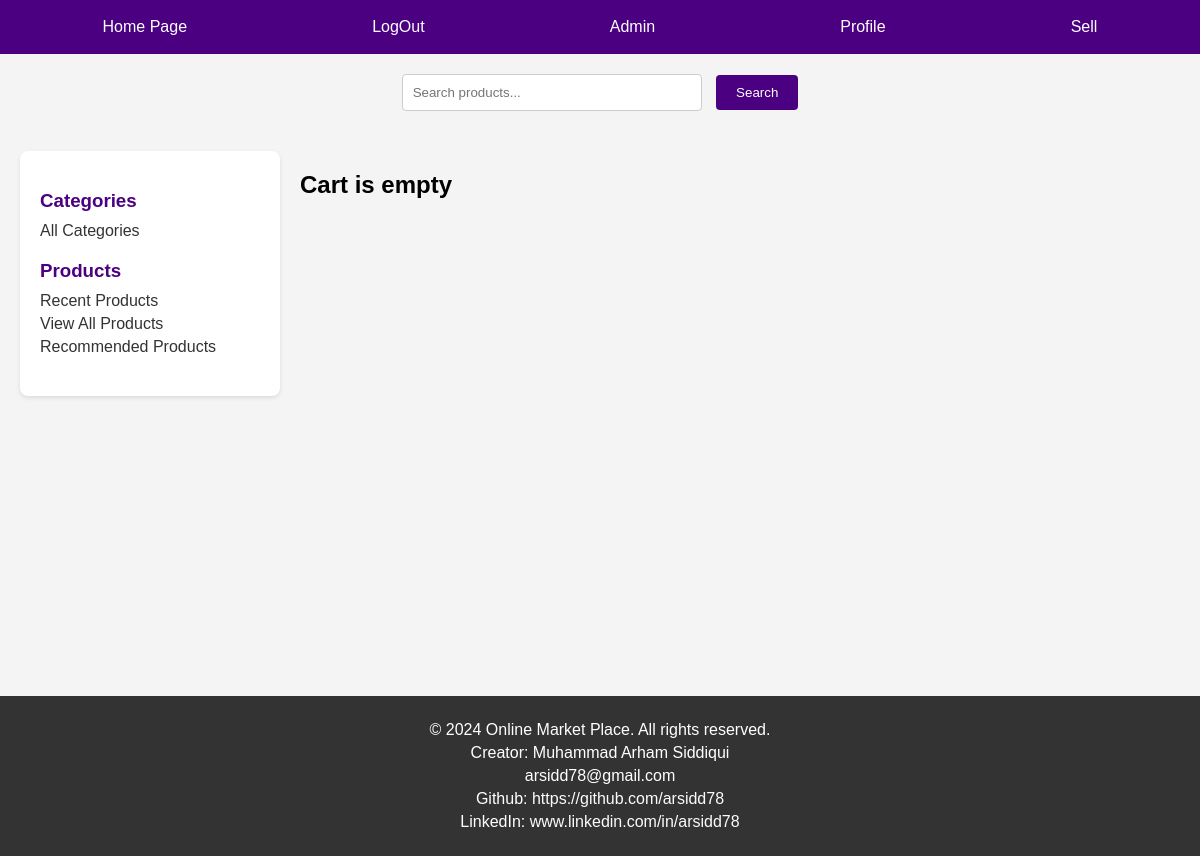
Page /member/cart_view/ (signed in) on the earlier database version.
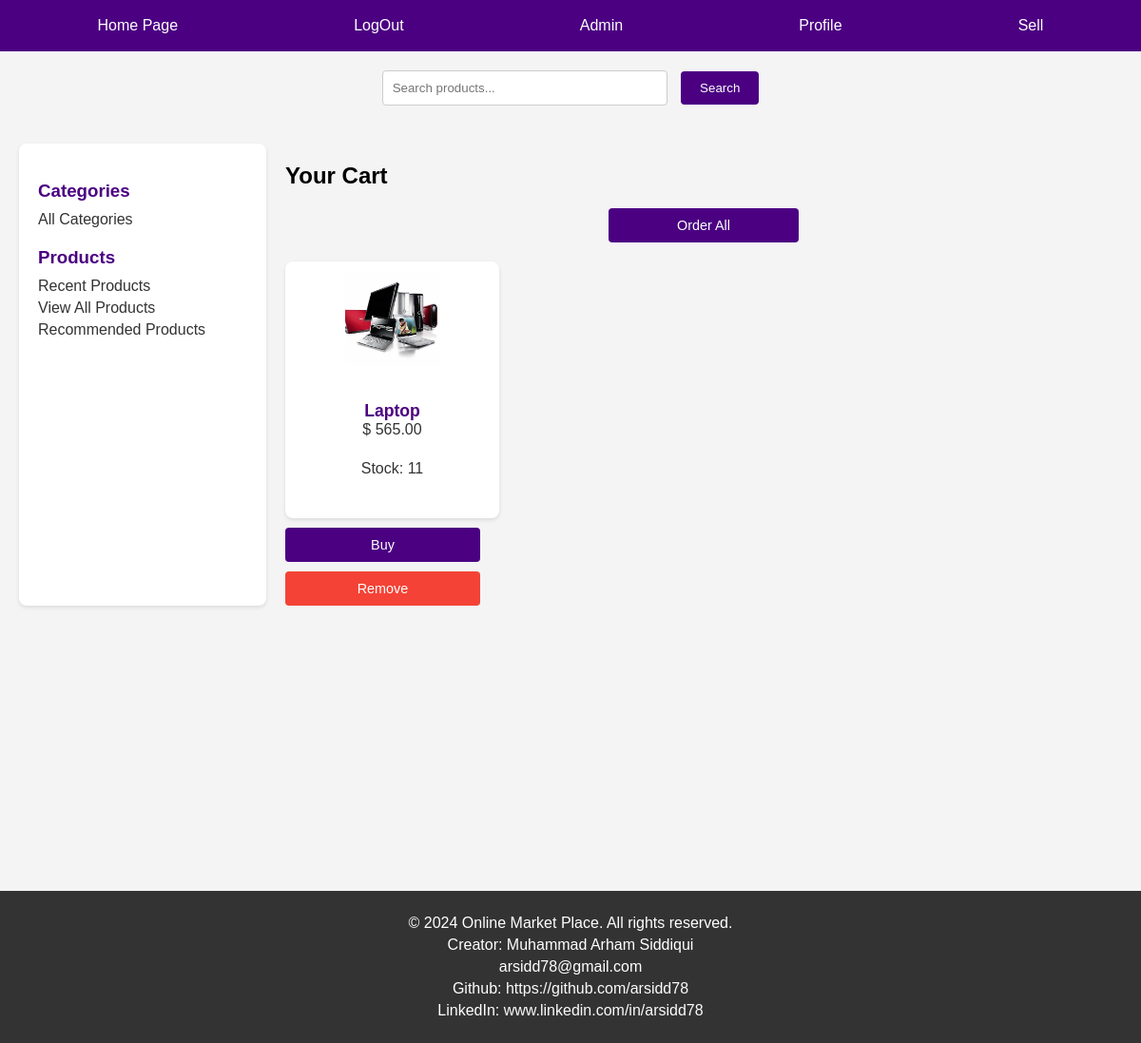
Same page on the later database version.
### product/models.py (models this page shows, shortened)
class Products(models.Model):
    name = models.ForeignKey(User,on_delete=models.CASCADE)
    product_name = models.CharField(max_length=200)
    product_description = models.TextField(max_length=500)
    product_price = models.DecimalField('Price',max_digits=7,decimal_places=2)
    product_discounted_price = models.DecimalField('Discounted Price',max_digits=7,decimal_places=2,null=True,blank=True)
    product_delivery_charge = models.IntegerField(default=0)
    product_tax_rate = models.DecimalField(decimal_places=3,max_digits=5, null= True, blank= True)
    product_specification = models.TextField(null= True, blank= True)
    product_posted_date = models.DateField( auto_now_add=True)
    product_images = models.ImageField(upload_to='products/')
    product_images2 = models.ImageField(null=True,blank=True,upload_to='products/')
    product_images3 = models.ImageField(null=True,blank=True,upload_to='products/')
    product_images4 = models.ImageField(null=True,blank=True,upload_to='products/')
    product_images5 = models.ImageField(null=True,blank=True,upload_to='products/')
    categories_choices = product_categories = {
    "ELECTRONICS": "Electronics",
    "CLOTHING & ACCESSORIES": "Clothing & Accessories",
    "HOME & KITCHEN": "Home & Kitchen",
    "BEAUTY & PERSONAL CARE": "Beauty & Personal Care",
    "HEALTH & FITNESS": "Health & Fitness",
    "TOYS & GAMES": "Toys & Games",
    "BOOKS & MEDIA": "Books & Media",
    "AUTOMOTIVE": "Automotive",
    "SPORTS & OUTDOORS": "Sports & Outdoors",
    "PET SUPPLIES": "Pet Supplies",
    "HOME APPLIANCES": "Home Appliances",
    "OFFICE SUPPLIES": "Office Supplies",
    "FURNITURE & DECOR": "Furniture & Decor",
    "JEWELRY & WATCHES": "Jewelry & Watches",
    "BABY & TODDLER": "Baby & Toddler",
    "FOOD & GROCERIES": "Food & Groceries",
    "ARTS & CRAFTS": "Arts & Crafts",
    "MUSICAL INSTRUMENTS": "Musical Instruments",
    "GARDEN & OUTDOOR LIVING": "Garden & Outdoor Living",
    "TRAVEL & LUGGAGE": "Travel & Luggage",
    "SMARTPHONE": "Smartphone",
    "LAPTOP": "Laptop",
    "CAMERA": "Camera",
    "TV": "TV",
    "HEADPHONE": "Headphone",
    "GADGET": "Gadget",
    "APPAREL": "Apparel",
    "BAG": "Bag",
    "JEWELRY": "Jewelry",
    "SUNGLASSES": "Sunglasses",
    "WATCH": "Watch",
    "HOME IMPROVEMENT": "Home Improvement",
    "DECOR": "Decor",
    "KITCHEN APPLIANCES": "Kitchen Appliances",
    "COOKWARE": "Cookware",
    "FURNITURE": "Furniture",
    "SKINCARE": "Skincare",
    "MAKEUP": "Makeup",
    "HAIRCARE": "Haircare",
    "GROOMING": "Grooming",
    "FRAGRANCES": "Fragrances",
    "EXERCISE EQUIPMENT": "Exercise Equipment",
    "NUTRITIONAL SUPPLEMENTS": "Nutritional Supplements",
    "FITNESS TRACKERS": "Fitness Trackers",
    "YOGA MATS": "Yoga Mats",
    "TOYS": "Toys",
    "BOARD GAMES": "Board Games",
    "PUZZLES": "Puzzles",
    "EDUCATIONAL TOYS": "Educational Toys",
    "OUTDOOR PLAY EQUIPMENT": "Outdoor Play Equipment",
    "BOOKS": "Books",
    "E-BOOKS": "E-books",
    "AUDIOBOOKS": "Audiobooks",
    "DVDS": "DVDs",
    "CDS": "CDs",
    "DIGITAL MEDIA": "Digital Media",
    "CAR PARTS": "Car Parts",
    "ACCESSORIES": "Accessories",
    "TOOLS": "Tools",
    "MAINTENANCE SUPPLIES": "Maintenance Supplies",
    "ELECTRONICS": "Electronics",
    "SPORTING EQUIPMENT": "Sporting Equipment",
    "CAMPING GEAR": "Camping Gear",
    "HIKING GEAR": "Hiking Gear",
    "OUTDOOR CLOTHING": "Outdoor Clothing",
    "FOOD": "Food",
    "TOYS": "Toys",
    "GROOMING PRODUCTS": "Grooming Products",
    "BEDS": "Beds",
    "CARRIERS": "Carriers",
    "LARGE APPLIANCES": "Large Appliances",
    "SMALL APPLIANCES": "Small Appliances",
    "STATIONERY": "Stationery",
    "DESK ORGANIZERS": "Desk Organizers",
    "PRINTERS": "Printers",
    "OFFICE FURNITURE": "Office Furniture",
    "TECHNOLOGY ACCESSORIES": "Technology Accessories",
    "SOFAS": "Sofas",
    "CHAIRS": "Chairs",
    "TABLES": "Tables",
    "LIGHTING FIXTURES": "Lighting Fixtures",
    "RUGS": "Rugs",
    "RINGS": "Rings",
    "NECKLACES": "Necklaces",
    "BRACELETS": "Bracelets",
    "EARRINGS": "Earrings",
    "WATCHES": "Watches",
    "CLOTHING": "Clothing",
    "DIAPERS": "Diapers",
    "FEEDING SUPPLIES": "Feeding Supplies",
    "STROLLERS": "Strollers",
    "TOYS": "Toys",
    "NON-PERISHABLE FOOD": "Non-perishable Food",
    "SNACKS": "Snacks",
    "BEVERAGES": "Beverages",
    "GOURMET FOODS": "Gourmet Foods",
    "SPICES": "Spices",
    "ART SUPPLIES": "Art Supplies",
    "CRAFTING MATERIALS": "Crafting Materials",
    "DIY KITS": "DIY Kits",
    "SEWING SUPPLIES": "Sewing Supplies",
    "GUITARS": "Guitars",
    "KEYBOARDS": "Keyboards",
    "DRUMS": "Drums",
    "VIOLINS": "Violins",
    "WIND INSTRUMENTS": "Wind Instruments",
    "GARDENING TOOLS": "Gardening Tools",
    "PLANTS": "Plants",
    "OUTDOOR FURNITURE": "Outdoor Furniture",
    "BBQ GRILLS": "BBQ Grills",
    "LUGGAGE SETS": "Luggage Sets",
    "BACKPACKS": "Backpacks",
    "TRAVEL ACCESSORIES": "Travel Accessories",
    "TOILETRIES": "Toiletries",
    "OUTDOOR GEAR": "Outdoor Gear"
    }
    product_category = models.CharField('category',max_length=100,choices=categories_choices)
    product_quantity = models.IntegerField()
    sellor_name = models.CharField(max_length=100)
    company_name = models.CharField(null= True, blank= True, max_length=200)
    product_website = models.URLField(null= True,blank=True)

### member/views.py (the view)
# urls.py: path('cart_view/',views.view_cart,name='cart_page'),
def view_cart(request):
    if request.user.is_authenticated:
        member = get_object_or_404(Member, username = request.user.username)
        products = member.user_cart_list.all()
        context = {'products':products}
        return render(request,'member/cart.html',context)
    return redirect('registration:login')

### member/templates/member/cart.html (shortened to what this page needs)
{% load static %}
<!DOCTYPE html>
<html lang="en">
<head>
    <link rel="stylesheet" href="{% static 'member/cart_style.css' %}">
</head>
<body>
    <nav>
        <a href="{% url 'product:home' %}">Home Page</a>
        {% if request.user.is_authenticated %}
            <a href="{% url 'registration:signout' %}">LogOut</a>
        {% else %}
            <a href="{% url 'registration:login' %}">LogIn</a>
        {% endif %}
        <a href="/admin/">Admin</a>
        {% if request.user.is_authenticated %}
            <a href="{% url 'member:profile' request.user.username %}">Profile</a>
        {% else %}
            <a href="{% url 'member:register' %}">Complete Profile</a>
        {% endif %}
        <a href="{% url 'member:add_product_page' %}">Sell</a>
    </nav>
    <div class="search-container">
        <form action="{% url 'product:search' %}" method="post">
            <input type="search" name="search_bar" placeholder="Search products...">
            <input type="submit" value="Search">
        </form>
    </div>
    <div class="main-content">
        <aside class="aside_links">
            <section>
                <h3>Categories</h3>
                <a href="{% url 'product:categories_page' %}">All Categories</a>
            </section>
            <section>
                <h3>Products</h3>
                <a href="{% url 'product:recent_products' %}">Recent Products</a>
                <a href="{% url 'product:view_all' %}">View All Products</a>
                <a href="{% url 'product:recommended' %}">Recommended Products</a>
            </section>
        </aside>
        <section class="cart-section">
            {% if products %}
            <h1>Your Cart</h1>
            <button class="order-all" onclick=location.href="{% url 'member:order_cart' %}">Order All</button>
            <div class="cart-items">
                {% for product in products %}
                <div class="cart-item">
                    <a href="{% url 'product:details' product.id %}" class="cart-link">
                        <article class="product-card">
                            <img src="{{ product.product_images.url }}" alt="{{ product.product_name }}" class="product-image">
                            <div class="product-info">
                                <label class="product-name">{{ product.product_name }}</label><br>
                                <label class="product-price">$ {{ product.product_price }}</label><br>
                                <label class="product-quantity">Stock: {{ product.product_quantity }}</label><br>
                            </div>
                        </article>
                    </a>
                    <button class="buy-item" onclick=location.href="{% url 'product:purchase_page' product.id %}">Buy</button>
                    <button class="remove-cart-item" onclick=location.href="{% url 'member:remove_cart_item' product.id %}">Remove</button>
                </div>
                {% endfor %}
            </div>
            {% else %}
            <h1>Cart is empty</h1>
            {% endif %}
        </section>
    </div>
    <footer>
        <p>&copy; 2024 Online Market Place. All rights reserved.</p>
        <p>Creator: Muhammad Arham Siddiqui</p>
        <p>arsidd78@gmail.com</p>
        <p>Github: <a href="https://github.com/arsidd78">https://github.com/arsidd78</a></p>
        <p>LinkedIn: <a href="https://www.linkedin.com/in/arsidd78">www.linkedin.com/in/arsidd78</a></p>
    </footer>
</body>
</html>

Differences in the rows shown:
now on this page (row edited): Products: product_images (picture), product_name "Laptop", product_price "565.00", product_quantity "11"
Other differences:
text no longer shown: "Cart is empty"
text now shown: "Your Cart Order All"
